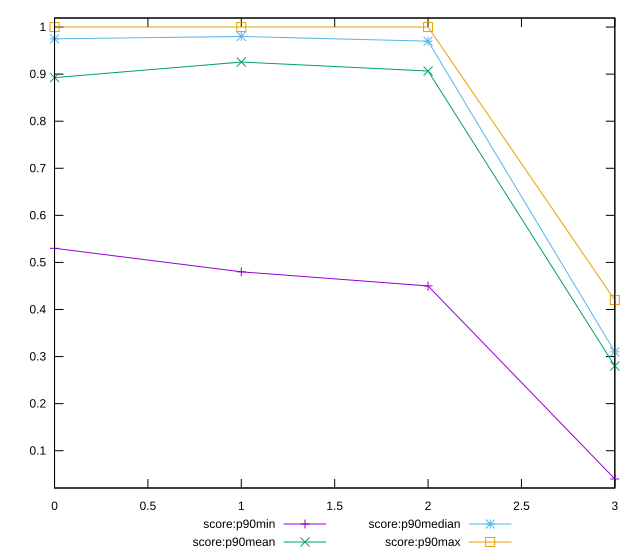

Here is the gnuplot script that generated this plot:
reset

$scoreP90Min <<EOF
0 0.53
1 0.48
2 0.45
3 0.04
EOF

$scoreP90Mean <<EOF
0 0.8926595744680851
1 0.9256382978723402
2 0.9065591397849455
3 0.2799999999999998
EOF

$scoreP90Median <<EOF
0 0.975
1 0.98
2 0.97
3 0.31
EOF

$scoreP90Max <<EOF
0 1
1 1
2 1
3 0.42
EOF

set key outside below
set xrange [0:3]
set yrange [0.020800000000000003:1.0192]
set trange [0.020800000000000003:1.0192]
set terminal svg size 640, 560 enhanced background rgb 'white'
set output "reports/report_00027_2021-02-24T12-40-31.850Z/first-cpu-idle/progression/score.svg"

plot $scoreP90Min title "score:p90min" with linespoints, \
     $scoreP90Mean title "score:p90mean" with linespoints, \
     $scoreP90Median title "score:p90median" with linespoints, \
     $scoreP90Max title "score:p90max" with linespoints

reset
